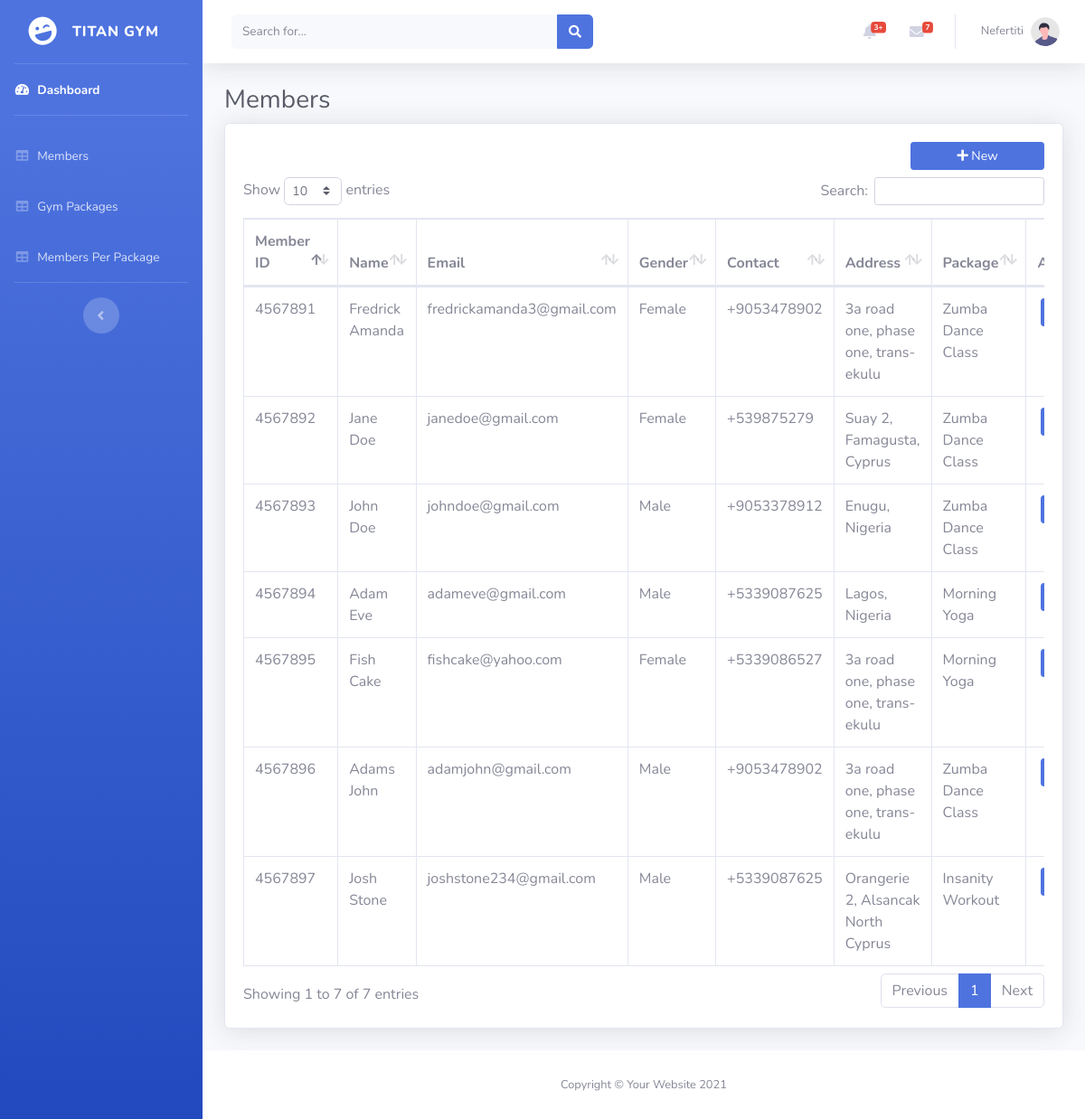
/members.php (signed in), run on the app's committed database.
### tables this page shows
CREATE TABLE `members` (
  `id` int(11) NOT NULL,
  `member_id` int(11) NOT NULL,
  `firstname` varchar(100) NOT NULL,
  `lastname` varchar(100) NOT NULL,
  `email` varchar(100) NOT NULL,
  `gender` varchar(20) NOT NULL,
  `contact_info` varchar(100) NOT NULL,
  `address` text NOT NULL,
  `package` text NOT NULL,
  `date_created` datetime NOT NULL
);

### members.php (the view, shortened to what this page needs)
<?php
require_once "db_connect.php";
?>
<!DOCTYPE html>
<html lang="en">
<head>
    <link rel="stylesheet" href="./assets/font-awesome/css/all.min.css">
    <link rel="stylesheet" href="css/sb-admin-2.min.css">
    <link href="./assets/datatables/dataTables.bootstrap4.min.css" rel="stylesheet">
</head>
<body id="page-top">
    <div id="wrapper">
        <?php include 'sidebar.php'; ?>
        <div id="content-wrapper" class="d-flex flex-column">
            <div id="content">
                <?php include 'topbar.php'; ?>
                <div class="container-fluid">
                    <h1 class="h3 mb-2 text-gray-800">Members</h1>
                    <?php
                    $sqlQuery = "SELECT member_id, firstname, lastname, email, gender, contact_info, address, package FROM members";
                    $resultSet = mysqli_query($mysqli, $sqlQuery) or die("database error:" . mysqli_error($mysqli));
                    ?>
                    <div class="card shadow mb-4">
                        <div class="card-body">
                            <button class="btn btn-primary btn-block btn-sm col-sm-2 float-right mb-2" data-toggle="modal" data-target="#newModal" type="button"><i class="fa fa-plus"></i> New</button>
                            <br>
                            <div class="table-responsive">
                                <table class="table table-bordered" id="dataTable" width="100%" cellspacing="0">
                                    <thead>
                                        <tr>
                                            <th>Member ID</th>
                                            <th>Name</th>
                                            <th>Email</th>
                                            <th>Gender</th>
                                            <th>Contact</th>
                                            <th>Address</th>
                                            <th>Package</th>
                                            <th>Action</th>
                                        </tr>
                                    </thead>
                                    <tbody>
                                        <?php while ($member = mysqli_fetch_assoc($resultSet)) { ?>
                                            <tr>
                                                <td><?php echo $member['member_id']; ?></td>
                                                <td><?php echo $member['firstname'] . " " . $member['lastname']; ?></td>
                                                <td><?php echo $member['email']; ?></td>
                                                <td><?php echo $member['gender']; ?></td>
                                                <td><?php echo $member['contact_info']; ?></td>
                                                <td><?php echo $member['address']; ?></td>
                                                <td><?= $member['package']; ?></td>
                                                <td class="d-flex">
                                                <button class="btn btn-primary btn-sm mx-1" data-toggle="modal" data-target="#editMemModal<?php echo $member['member_id'] ?>">Edit</button>
                                                </td>
                                            </tr>
                                        <?php } ?>
                                    </tbody>
                                </table>
                            </div>
                        </div>
                    </div>
                </div>
            </div>
            <?php include 'footer.php'; ?>
        </div>
    </div>
</body>
</html>

### sidebar.php
<ul class="navbar-nav bg-gradient-primary sidebar sidebar-dark accordion" id="accordionSidebar">
    <a class="sidebar-brand d-flex align-items-center justify-content-center" href="index.php">
        <div class="sidebar-brand-icon rotate-n-15">
            <i class="fas fa-laugh-wink"></i>
        </div>
        <div class="sidebar-brand-text mx-3">Titan Gym</div>
    </a>
    <hr class="sidebar-divider my-0">
    <li class="nav-item active">
        <a class="nav-link" href="index.php">
            <i class="fas fa-fw fa-tachometer-alt"></i>
            <span>Dashboard</span></a>
    </li>
    <hr class="sidebar-divider">
    <li class="nav-item">
        <a class="nav-link" href="members.php">
            <i class="fas fa-fw fa-table"></i>
            <span>Members</span></a>
    </li>
    <li class="nav-item">
        <a class="nav-link" href="packages.php">
            <i class="fas fa-fw fa-table"></i>
            <span>Gym Packages</span></a>
    </li>
    <li class="nav-item">
        <a class="nav-link" href="registeredusers.php">
            <i class="fas fa-fw fa-table"></i>
            <span>Members Per Package</span></a>
    </li>
    <hr class="sidebar-divider d-none d-md-block">
    <div class="text-center d-none d-md-inline">
        <button class="rounded-circle border-0" id="sidebarToggle"></button>
    </div>
</ul>

### topbar.php (shortened to what this page needs)
<nav class="navbar navbar-expand navbar-light bg-white topbar mb-4 static-top shadow">
    <form class="d-none d-sm-inline-block form-inline mr-auto ml-md-3 my-2 my-md-0 mw-100 navbar-search">
        <div class="input-group">
            <input type="text" class="form-control bg-light border-0 small" placeholder="Search for..." aria-label="Search" aria-describedby="basic-addon2">
            <div class="input-group-append">
                <button class="btn btn-primary" type="button">
                    <i class="fas fa-search fa-sm"></i>
                </button>
            </div>
        </div>
    </form>
    <ul class="navbar-nav ml-auto">
        <li class="nav-item dropdown no-arrow mx-1">
            <a class="nav-link dropdown-toggle" href="#" id="alertsDropdown" role="button" data-toggle="dropdown" aria-haspopup="true" aria-expanded="false">
                <i class="fas fa-bell fa-fw"></i>
                <span class="badge badge-danger badge-counter">3+</span>
            </a>
        </li>
        <li class="nav-item dropdown no-arrow mx-1">
            <a class="nav-link dropdown-toggle" href="#" id="messagesDropdown" role="button" data-toggle="dropdown" aria-haspopup="true" aria-expanded="false">
                <i class="fas fa-envelope fa-fw"></i>
                <span class="badge badge-danger badge-counter">7</span>
            </a>
        </li>
        <li class="nav-item dropdown no-arrow">
            <a class="nav-link dropdown-toggle" href="#" id="userDropdown" role="button" data-toggle="dropdown" aria-haspopup="true" aria-expanded="false">
                <span class="mr-2 d-none d-lg-inline text-gray-600 small"><?php echo htmlspecialchars($_SESSION["username"]); ?></span>
                <img class="img-profile rounded-circle" src="./images/undraw_profile.svg">
            </a>
        </li>
    </ul>
</nav>

### footer.php (shortened to what this page needs)
<footer class="sticky-footer bg-white">
     <div class="container my-auto">
         <div class="copyright text-center my-auto">
             <span>Copyright &copy; Your Website 2021</span>
         </div>
     </div>
 </footer>

### data on the page
members: member "4567891", firstname "Fredrick", lastname "Amanda", email "fredrickamanda3@gmail.com", gender "Female", contact_info "+9053478902", address "3a road one, phase one, trans-ekulu", package "Zumba Dance Class"
members: member "4567892", firstname "Jane", lastname "Doe", email "janedoe@gmail.com", gender "Female", contact_info "+539875279", address "Suay 2, Famagusta, Cyprus", package "Zumba Dance Class"
members: member "4567893", firstname "John", lastname "Doe", email "johndoe@gmail.com", gender "Male", contact_info "+9053378912", address "Enugu, Nigeria", package "Zumba Dance Class"
members: member "4567894", firstname "Adam", lastname "Eve", email "adameve@gmail.com", gender "Male", contact_info "+5339087625", address "Lagos, Nigeria", package "Morning Yoga"
members: member "4567895", firstname "Fish", lastname "Cake", email "fishcake@yahoo.com", gender "Female", contact_info "+5339086527", address "3a road one, phase one, trans-ekulu", package "Morning Yoga"
members: member "4567896", firstname "Adams", lastname "John", email "adamjohn@gmail.com", gender "Male", contact_info "+9053478902", address "3a road one, phase one, trans-ekulu", package "Zumba Dance Class"
members: member "4567897", firstname "Josh", lastname "Stone", email "joshstone234@gmail.com", gender "Male", contact_info "+5339087625", address "Orangerie 2, Alsancak North Cyprus", package "Insanity Workout"

### other printed values
$_SESSION["username"] "Nefertiti"
